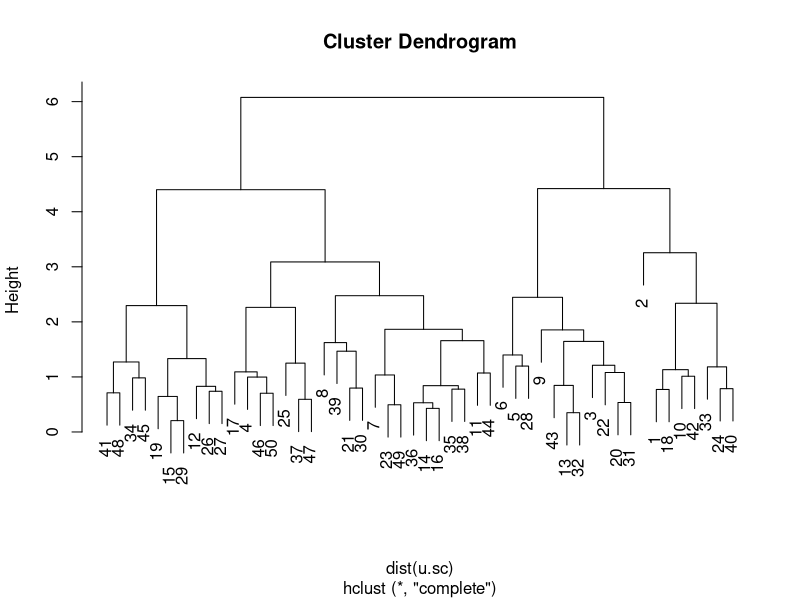

Write R code to recreate this figure.
################ HW 6 ##################

# 6c

# I'm gonna take the transpose here. Best practice is to have observations (tissue samples) as rows and predictors (genes) as columns

set.seed(32)
meta = data.frame(treatment = runif(100)>.5,
                   machine = runif(100)>.4)

X=matrix(0,100,1000)
X=apply(X,2,function(x)runif(100))

# Suppose there is a treatment effect on genes (whose index is) divisible by 46, that both machines are 30% likely to make mistakes
# in identification of genes divisible by 59, and machine B is 50% likely to make an error in identifying genes divisible by 79.

# I don't have time to do this part of this exercise...preparing for my oral exam! Also unclear if the tissue sample will be a binary
# string or the "level of expression" is a continuous variable.



# 7
u=USArrests

su=apply(u,2,function(x)scale(x))

( 1-cor(su[5,],su[1,]) ) / sum((u[5,]-u[1,])^2)

( 1-cor(su[2,],su[24,]) ) / sum((u[2,]-u[24,])^2 )

for(i in 1:dim(u)[1]){
  for(j in 1:i){
    print(paste((1-cor(su[i,],su[j,])) / sum((u[i,]-u[j,])^2) ))
  }
}

# 8a
pcau=prcomp(u,scale=T,center=T)
deva = pcau$sdev^2 / sum(pcau$sdev^2)
#b
devb = (apply( (as.matrix(scale(u)) %*% pcau$rotation)^2 / sum(scale(u)^2) , 2, function(x) sum(x)))

abs(deva-devb)<10^-10
# PC1  PC2  PC3  PC4 
# TRUE TRUE TRUE TRUE 

# 9a
hc.out=hclust(dist(u))
#b
cutree(hc.out,3)
#c
u.sc = apply(u,2,function(x)scale(x))
hc.sc.out=hclust(dist(u.sc))
plot(hc.sc.out)
#d
#Appears to balance the clustering and give each observation a fair amount of space between it and others,
#Seems like a good idea most of the time that clustering is appropriate, to distinguish between observations more clearly;
#otherwise the scale of the variable is ignored, so, for example, observations differing by thousands in one variable scaled in
#tens of thousands will be very far apart, though they may, perhaps importantly, differ by units or even agree exactly in another variable.